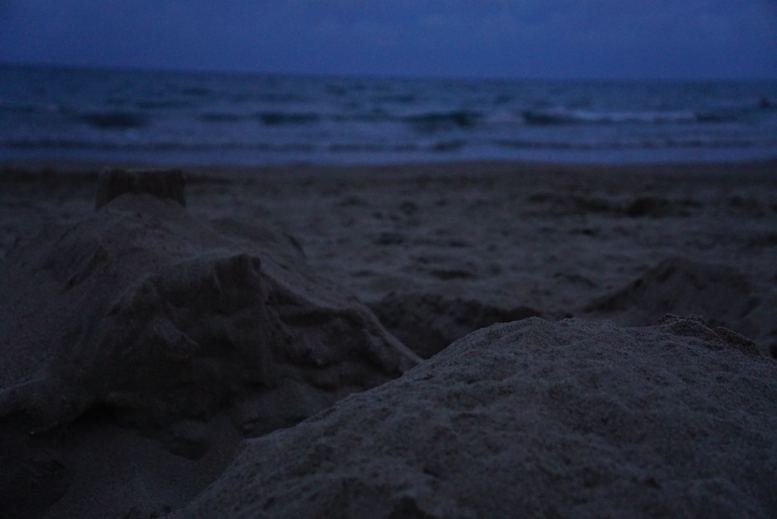
%> input picture ćwiczenia/LAB_2/plaza1.png, 777 x 519 px
$ octave plaza_5.m   (GNU Octave 9; MATLAB toolbox functions it lacks are replaced by stand-ins)
%> lines starting %> are read from the running program, lines starting %| are printed output that depends on the picture
img_u8 = imread('plaza1.png');
%> img_u8 is the input picture: size 519x777x3 uint8; mean R, G, B 34.7, 42.5, 63.6
img_dbl = double(img_u8) / 255;
img_conv = img_dbl;

max_value = max(img_dbl(:));
%> max_value = 0.569
min_value = min(img_dbl(:));
%> min_value = 0.00784

arrayforsort = img_dbl(:);
sorted = sort(arrayforsort);

we_min = sorted(round(length(sorted) * 0.1));
%> we_min = 0.0824
we_max = sorted(round(length(sorted) * 0.9));
%> we_max = 0.302

img_conv(img_conv < we_min) = 0;
%> img_conv: size 519x777x3 double; mean R, G, B 0.129, 0.161, 0.245
img_conv(img_conv > we_max) = 1;
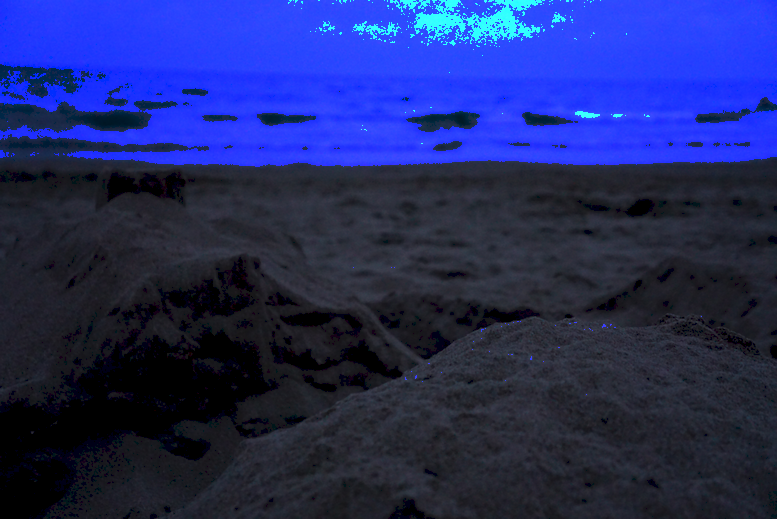
%> img_conv: size 519x777x3 double; mean R, G, B 0.129, 0.167, 0.405

img_conv = (img_conv - we_min) / (we_max - we_min) * 255;

img_rs = reshape(img_conv, [], 3);

figure;

subplot(3, 2, 1);
imshow(img_dbl);
title('Oryginal');

subplot(3, 2, 2);
imshow(img_conv / 255);
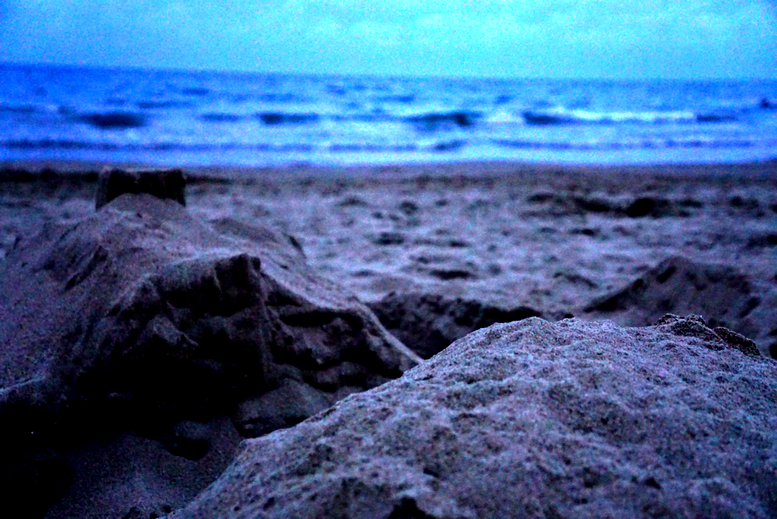
%> displayed picture: size 519x777x3, on the screen's scale of 0 to 255; mean R, G, B 64.8, 100.2, 148.6
title('Zmieniony');

subplot(3, 2, 3);
hist(img_rs(:), 0:250);
xlim([0, 300]);
title('R+G+B');

subplot(3, 2, 4);
hist(img_rs(:, 1), 0:250);
xlim([0, 300]);
title('R');

subplot(3, 2, 5);
hist(img_rs(:, 2), 0:250);
xlim([0, 300]);
title('G');

subplot(3, 2, 6);
hist(img_rs(:, 3), 0:250);
xlim([0, 300]);
title('B');
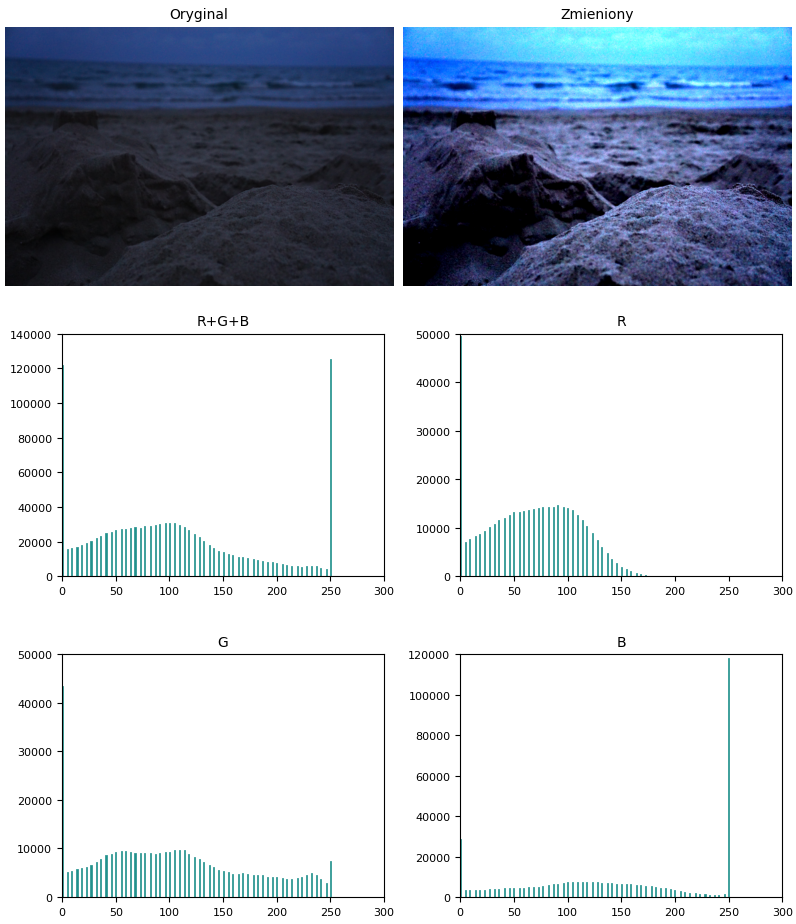
%> figure redrawn from the program's plot data, 6 panels
